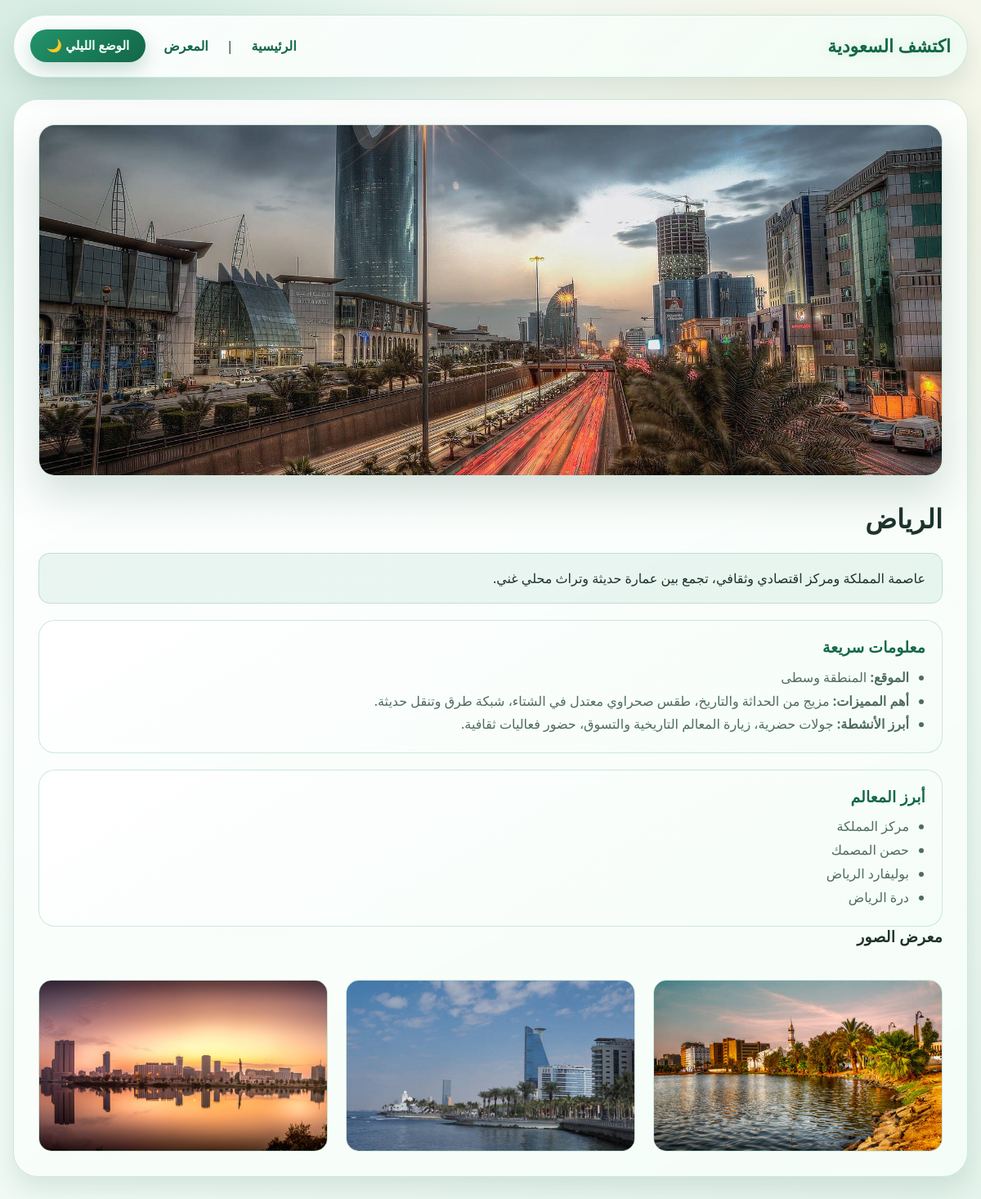
Page /details.php?id=1 on the committed database.
### tables this page shows
CREATE TABLE regions (
    id INT AUTO_INCREMENT PRIMARY KEY,
    name VARCHAR(100) NOT NULL,
    category VARCHAR(50) NOT NULL,
    description TEXT NOT NULL,
    main_image VARCHAR(255) NOT NULL,
    features TEXT NOT NULL,
    activities TEXT NOT NULL,
    landmarks TEXT NOT NULL,
    gallery_img1 VARCHAR(255) NOT NULL,
    gallery_img2 VARCHAR(255) DEFAULT '',
    gallery_img3 VARCHAR(255) DEFAULT ''
);

### details.php (the view, shortened to what this page needs)
<?php
require 'db.php';
$id = $_GET['id'];
$stmt = $pdo->prepare("SELECT * FROM regions WHERE id = ?");
$stmt->execute([$id]);
$region = $stmt->fetch();
$landmark_list = explode('،', $region['landmarks']);
?>
<!DOCTYPE html>
<html lang="ar" dir="rtl">
<head>
    <link rel="stylesheet" href="styles_test.css">
</head>
<body>
    <header>
        <div class="logo">اكتشف السعودية</div>
        <nav><a href="index.php">الرئيسية</a> | <a href="gallery.php">المعرض</a> <button onclick="toggleNightMode()">الوضع الليلي 🌙</button></nav>
    </header>
    <main class="container">
        <img src="img/<?php echo $region['main_image']; ?>" class="detail-hero-img">
        <h1><?php echo $region['name']; ?></h1>
        <p class="description-text"><?php echo $region['description']; ?></p>
        <div class="info-box">
            <h3>معلومات سريعة</h3>
            <ul>
                <li><strong>الموقع:</strong> المنطقة <?php echo $region['category']; ?></li>
                <li><strong>أهم المميزات:</strong> <?php echo $region['features']; ?></li>
                <li><strong>أبرز الأنشطة:</strong> <?php echo $region['activities']; ?></li>
            </ul>
        </div>
        <div class="landmarks-section">
            <h3>أبرز المعالم</h3>
            <ul>
                <?php foreach($landmark_list as $item): ?>
                    <li><?php echo trim($item); ?></li>
                <?php endforeach; ?>
            </ul>
        </div>
        <h3>معرض الصور</h3>
        <div class="gallery">
            <img src="img/<?php echo $region['gallery_img1']; ?>" class="gallery-thumb">
            <?php if($region['gallery_img2']): ?> <img src="img/<?php echo $region['gallery_img2']; ?>" class="gallery-thumb"> <?php endif; ?>
            <?php if($region['gallery_img3']): ?> <img src="img/<?php echo $region['gallery_img3']; ?>" class="gallery-thumb"> <?php endif; ?>
        </div>
    </main>
</body>
</html>

### styles_test.css (style rules this page uses)
:root { --bg-main: #eef7f1; --bg-panel: #ffffff; --bg-soft: #f6fcf8; --primary: #1c8a62; --primary-strong: #136749; --gold: #d6b35f; --gold-soft: #f2dfa4; --text-main: #113d2c; --text-muted: #4f6c61; --text-dark: #1d332b; --line: rgba(28, 138, 98, 0.2); --shadow-soft: 0 14px 32px rgba(19, 75, 57, 0.12); --shadow-strong: 0 22px 50px rgba(19, 75, 57, 0.18); --radius-xl: 30px; --radius-lg: 20px; --radius-md: 14px; }
* { box-sizing: border-box; }
body { margin: 0; font-family: "Tajawal", "Segoe UI", Tahoma, sans-serif; direction: rtl; color: var(--text-dark); line-height: 1.8; background: radial-gradient(circle at 12% 8%, rgba(28, 138, 98, 0.15), transparent 30%), radial-gradient(circle at 86% 12%, rgba(214, 179, 95, 0.16), transparent 35%), linear-gradient(145deg, #edf7f2 0%, #f9fffc 38%, #e4f3eb 100%); min-height: 100vh; }
h1, h2, h3 { margin-top: 0; line-height: 1.3; letter-spacing: 0.2px; }
p { margin: 0 0 1rem; }
header { width: min(1220px, calc(100% - 32px)); margin: 18px auto 0; padding: 14px 20px; border-radius: 999px; position: sticky; top: 12px; z-index: 1000; backdrop-filter: blur(12px); background: linear-gradient( 135deg, rgba(255, 255, 255, 0.92) 0%, rgba(240, 252, 245, 0.88) 100% ); border: 1px solid var(--line); box-shadow: var(--shadow-soft); display: flex; justify-content: space-between; align-items: center; gap: 20px; }
.logo { font-size: 1.35rem; font-weight: 800; color: var(--primary-strong); text-shadow: 0 0 14px rgba(28, 138, 98, 0.14); white-space: nowrap; }
nav { display: flex; align-items: center; gap: 8px; flex-wrap: wrap; justify-content: flex-end; }
nav a { color: var(--primary-strong); text-decoration: none; padding: 9px 14px; border-radius: 999px; transition: all 0.25s ease; font-weight: 600; }
main, .container, .admin-container { width: min(1220px, calc(100% - 32px)); margin: 26px auto 50px; }
.container, .admin-container { padding: clamp(18px, 2.5vw, 30px); border-radius: var(--radius-xl); background: linear-gradient( 155deg, rgba(255, 255, 255, 0.94) 0%, rgba(245, 253, 248, 0.96) 100% ); border: 1px solid var(--line); box-shadow: var(--shadow-soft); }
.gallery { display: grid !important; grid-template-columns: repeat(auto-fill, minmax(270px, 1fr)) !important; gap: 22px !important; padding-top: 22px; }
.detail-hero-img { width: 100%; max-height: 430px; object-fit: cover; border-radius: var(--radius-lg); border: 1px solid var(--line); box-shadow: var(--shadow-strong); margin-bottom: 22px; }
.description-text { padding: 16px 20px; border-radius: var(--radius-md); background: rgba(28, 138, 98, 0.08); border: 1px solid rgba(28, 138, 98, 0.2); color: var(--text-dark); }
.info-box, .landmarks-section { margin-top: 20px; padding: 20px; border-radius: var(--radius-lg); background: linear-gradient(150deg, rgba(255, 255, 255, 0.98), rgba(245, 253, 248, 0.98)); border: 1px solid var(--line); }
.info-box h3, .landmarks-section h3 { color: var(--primary-strong); margin-bottom: 10px; }
.info-box ul, .landmarks-section ul { margin: 0; padding-right: 20px; color: var(--text-muted); }
.gallery-thumb { width: 100%; height: 210px; object-fit: cover; border-radius: 16px; border: 1px solid var(--line); transition: transform 0.22s ease, filter 0.22s ease; }
.btn, .btn-edit, .btn-add-new, button { appearance: none; border: none; border-radius: 999px; padding: 11px 20px; font-weight: 700; font-size: 0.95rem; text-decoration: none !important; display: inline-flex; align-items: center; justify-content: center; gap: 6px; color: #f3fff9 !important; background: linear-gradient(135deg, #22936a, #136749); box-shadow: 0 10px 22px rgba(19, 103, 73, 0.22); cursor: pointer; transition: transform 0.2s ease, filter 0.2s ease, box-shadow 0.2s ease; }

### rows in the picture
regions: main_image (picture), name "الرياض", description "عاصمة المملكة ومركز اقتصادي وثقافي، تجمع بين عمارة حديثة وتراث محلي غني.", category "وسطى", features "مزيج من الحداثة والتاريخ، طقس صحراوي معتدل في الشتاء، شبكة طرق وتنقل حديثة.", activities "جولات حضرية، زيارة المعالم التاريخية والتسوق، حضور فعاليات ثقافية.", landmarks "مركز المملكة", landmarks "حصن المصمك", landmarks "بوليفارد الرياض", landmarks "درة الرياض", gallery_img1 (picture), gallery_img2 (picture), gallery_img3 (picture)
